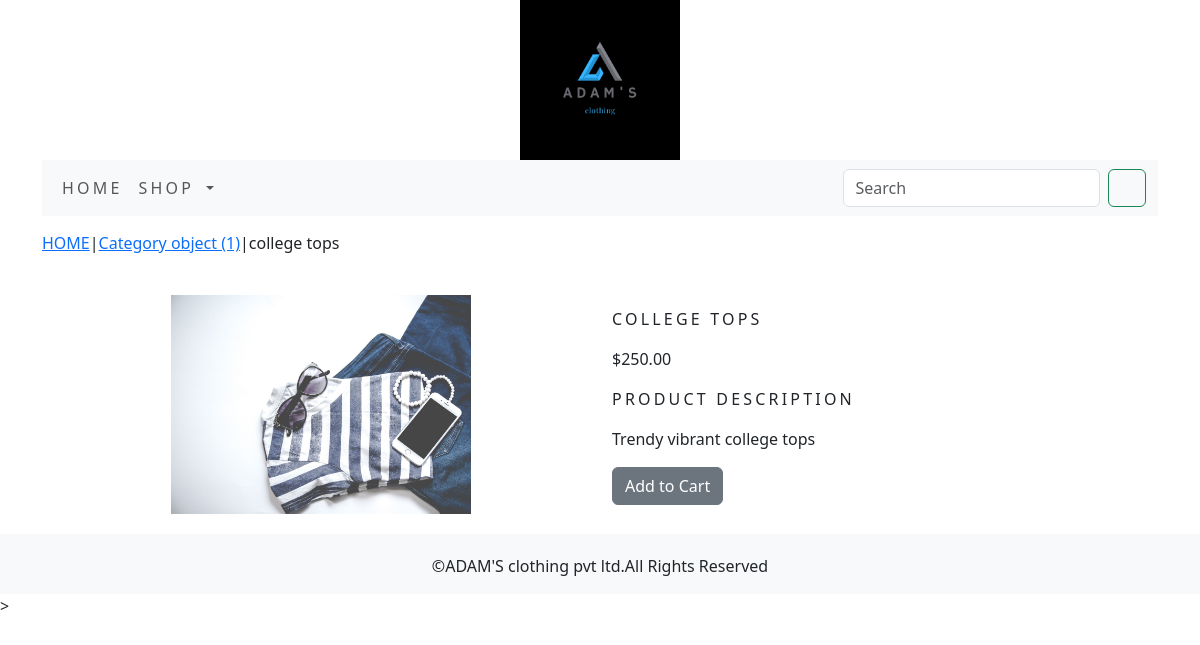
Page /shop/women-casual-wear/college-tops/ on the committed database.
### shop/models.py (models this page shows, shortened)
class Product(models.Model):
    name = models.CharField(max_length=250, unique=True)
    slug = models.SlugField(max_length=250, unique=True)
    description = models.TextField(blank=True)
    price = models.DecimalField(max_digits=10, decimal_places=2, blank=True)
    category = models.ForeignKey(Category, on_delete=models.CASCADE)
    image = models.ImageField(upload_to='product', blank=True)
    stock = models.IntegerField()
    available = models.BooleanField(default=True)
    created = models.DateTimeField(auto_now_add=True)
    updated = models.DateTimeField(auto_now=True)
    class Meta:
        ordering = ('name',)
        verbose_name = 'product'
        verbose_name_plural = 'products'

class Category(models.Model):
    name = models.CharField(max_length=250, unique=True)
    slug = models.SlugField(max_length=250, unique=True)
    description = models.TextField(blank=True)
    image = models.ImageField(upload_to='category', blank=True)
    class Meta:
        ordering = ('name',)
        verbose_name = 'category'
        verbose_name_plural = 'categories'
    def get_url(self):
        return reverse('shop:products_by_category',args=[self.slug])

### shop/views.py (the view)
# urls.py: path('<slug:c_slug>/<slug:product_slug>/',views.proDetail,name='proCatDetail'),
def proDetail(request, c_slug, product_slug):
    try:
        product = Product.objects.get(category__slug=c_slug, slug=product_slug)
    except Exception as e:
        raise e
    return render(request, 'product.html', {'product': product})

### cart/context_processors.py (called while the page is built)
def counter(request):
    item_count=0
    if 'admin' in request.path:
        return{}
    else:
        try:
            cart=Cart.objects.filter(cart_id=_cart_id(request))
            cart_items=CartItem.objects.all().filter(cart=cart[:1])
            for cart_item in cart_items:
                item_count += cart_item.quantity
        except Cart.DoesNotExist:
            item_count =0
    return dict(item_count=item_count)

### cart/views.py (called while the page is built)
def _cart_id(request):
    cart = request.session.session_key
    if not cart:
        cart = request.session.create()
    return cart

### shop/context_processors.py (called while the page is built)
def menu_links(request):
    links = Category.objects.all()
    return dict(links=links)

### templates/product.html (shortened to what this page needs)
{% extends 'base.html' %}
{% load static %}
{% block content %}
<div class="row my_prod_row_class">
    <div class="mx-auto">
        <p> <a href="{% url 'shop:allProdCat' %}">HOME</a>|<a href="{{product.category.get.url}}">{{product.category}}</a>|{{product.name}}</p>
<div class="container">
<br>
<div class="row">
    <div class="col-12 col-sm-12 col-md-12 col-lg-6 text-center">
        <div style="min-width:18rem">
            <img src="{{product.image.url}}" alt="{{product.name}}" width="300px;">
        </div>
    </div>
        <div class="col-12 col-sm-12 col-md-12 col-lg-6">
            <div>
            <h1 class="my_prod_title">{{product.name}}</h1>
            <p>${{product.price}}</p>
            <p class="my_title">Product Description</p>
            <p class="text-justify my_prod_text">{{product.description}}</p>
            {% if product.stock <= 0 %}
                 <p class="text_justify my_prod_text"><b> Out of Stock</b></p>
            {% else %}
                 <a class="btn btn-secondary" href="{% url 'cart:add_cart' product.id %}">Add to Cart</a>
            {% endif %}
        </div>
        </div>
    </div>
</div>
</div>
</div>
{% endblock %}

### static/css/custom.css (style rules this page uses)
body { font-family: 'Roboto', sans-serif; }
.my_title { font-size:16px; text-transform:uppercase; letter-spacing:.2em; }
.my_prod_row_class { padding-top:15px; padding-bottom:20px; }
.my_prod_title { font-size:16px; text-transform:uppercase; letter-spacing:.2em; padding-top:15px; padding-bottom:10px; }
.my_prod_text { padding-right:20px; }

### rows in the picture
Product: category "Category object (1)", name "college tops", image (picture), name "COLLEGE TOPS", price "250.00", description "Trendy vibrant college tops"
